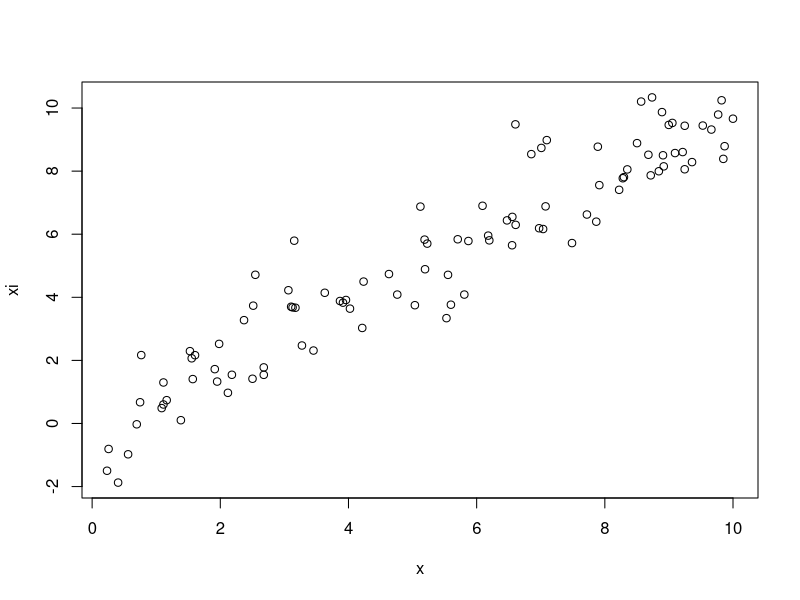
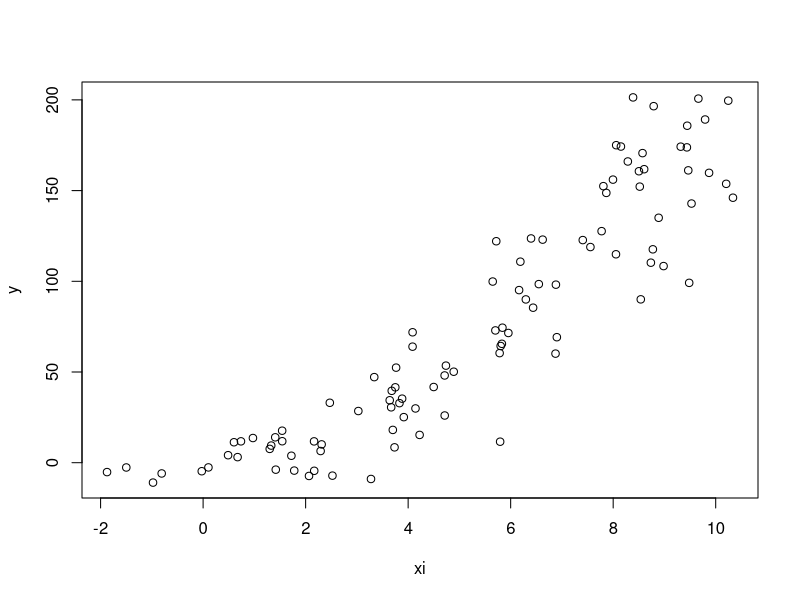

Reproduce these figures in R, in order. (Note: a time limit stopped this script after it produced the figures.)
## ---- chunk 1
knitr::opts_chunk$set(echo = TRUE)
## ---- chunk 2
library("mvtnorm")
library("tidyverse")


a = 2
constant = 2
x = runif(100,0,10)
xi = x + rnorm(100,0,1)
plot(x, xi)
# Define a cubic function
y = a*x^2 + rnorm(100,0,10) + constant
plot(xi, y)

## ---- chunk 3
# Plot the results of the regression without considering the EIV
lm(y~I(xi^2))
## ---- chunk 4
# Define the solver functions
all_likelihoods = function(xi, y, x_theta, y_theta, alpha=alpha, c=c){
  
  shifts = NULL
  sum_l = 0
  for (i in 1:length(xi)){
    #print(i)
    point_l = point_likelihood(xi[i], y[i], x_theta, y_theta, alpha=alpha, c=c)
    #print(point_l)
    sum_l = sum_l + point_l$likelihood
    shifts = append(shifts, point_l$shift_z)
  }
  # Return the total shift likelihood across all points
  return(sum_l)
}


all_likelihoods_optim = function(params, xi, y){

  print(params)
  x_theta = params[1]
  y_theta=params[2]
  alpha=params[3]
  c=params[4]
  
  shifts = NULL
  sum_l = 0
  for (i in 1:length(xi)){
    #print(i)
    point_l = point_likelihood(xi[i], y[i], x_theta, y_theta, alpha=alpha, c=c)
    #print(point_l)
    sum_l = sum_l + point_l$likelihood
    shifts = append(shifts, point_l$shift_z)
  }
  
  print(sum_l)
  # Return the total shift likelihood across all points
  return(sum_l)
}



point_likelihood = function(xi0, yi, x_theta, y_theta, alpha=2, c=0){
  
  z_optim = optim(0, 
        fn=single_likelihood, 
        x_theta = x_theta,
        y_theta=y_theta, 
        yi=yi, 
        xi = xi0,
        alpha=alpha,
        c=c, 
        method="Brent",
        lower=-6*x_theta,
        upper=6*x_theta,
        type="mv")
  
  shift_z = z_optim$par
  max_l = z_optim$value

  return(list("shift_z"=(shift_z), "likelihood"=max_l))
}

single_likelihood = function(params, x_theta, y_theta, xi0, yi, alpha, c, type="individual"){
  
    z = params[1]
    xl = dnorm(z, 0, sd=x_theta, log=TRUE)
    y_p = alpha*(z + xi0)^2 + c
    res = yi - y_p
    yl = dnorm(res, 0, y_theta, log=TRUE)
    #print(paste0("XL: ",xl, " , YL: ", yl, ", Shift: ",z, ", Res: ",res))
    
    if (type == "individual"){
      return (-(yl + xl))
    } else {
      # Calculate the likelihood from a Multivariate Gaussian
      # Assume independence of the parameters
      covariance_mat = matrix(c(x_theta, 0, 0, y_theta), nrow=2, ncol=2)
      means = c(0,0)
      m_l = dmvnorm(c(z, res), means, covariance_mat, log = TRUE)
      return(-m_l)
    }
}
## ---- chunk 5
oy = c(1:100)/10
ox = c(1:100)/10
a = 1 + 1:20/10
c = c(1:100)/10

monte_carlo = as.data.frame(expand.grid(a, c, oy, ox))
monte_carlo$likelihood = NA
colnames(monte_carlo) = c("alpha","c","oy","ox","likelihood")
#monte_carlo$r = monte_carlo$ox/monte_carlo$oy

# Take a subset


monte_carlo = monte_carlo[sample(1:nrow(monte_carlo), 10000),]

for (i in 1:nrow(monte_carlo)){
  print(i)
  # Assume independent 
  l = all_likelihoods(xi, y, x_theta=monte_carlo[i,'ox'], y_theta=monte_carlo[i,'oy'], alpha=monte_carlo[i,'alpha'], c=monte_carlo[i,'c'])
  monte_carlo[i,'likelihood'] = l
}
## ---- chunk 6
# Optimised version

model_fit = optim(c(1,1,1,1), fn=all_likelihoods_optim, xi=xi, y=y, method="L-BFGS")

## ---- chunk 7
model_fit$par
## ---- chunk 8
monte_carlo = monte_carlo[order(monte_carlo$likelihood),]

plot(monte_carlo$ox, monte_carlo$likelihood, ylim=c(0,50))
## ---- chunk 9
head(monte_carlo, 50)
plot(monte_carlo$ox, monte_carlo$likelihood, ylim=c(120, 1000))
## ---- chunk 10
xt= (1:100)/10
y_p = 2.1*(xt)^2 - 15
plot(xt, y_p, ylim=c(-20, 250))
points(xi, y, col="red")
## ---- chunk 11
